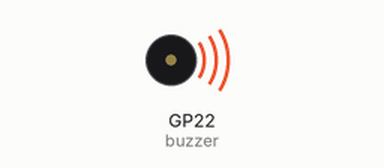
The program below on a simulated Raspberry Pi Pico running MicroPython. Shown: buzzer (waves = sounding).

Above: at 1.45 s.
At 6.8 s:
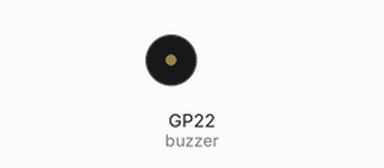
Timing chart, 0 to 8.5 s (numbered marks = the images above):
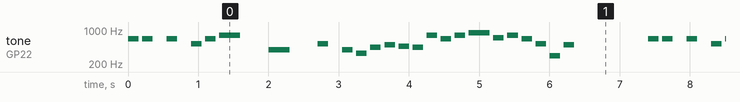

Measured:
- by itself, tone on GP22 (buzzer): plays 659 Hz for 0.15 s, 659 Hz for 0.15 s, 659 Hz for 0.15 s, 523 Hz for 0.15 s, 659 Hz for 0.15 s, 784 Hz for 0.30 s … (422 notes in this stretch)

The program:

Leccion_7.py
```python
from machine import Pin, PWM
import time

# Configuración del buzzer
buzzer = PWM(Pin(22))

# Diccionario de notas musicales
notas = {
    'Do': 261, 'Do*': 523, 'Re': 293, 'Re*': 587, 'Mi': 329, 'Mi*': 659,
    'Fa': 349, 'Fa*': 698, 'Sol': 392, 'Sol*': 784, 'La': 440, 'La*': 880,
    'Si': 493, 'Sib': 466, 'Sol#': 831, 'Re#': 622, 'Fa#': 740, 'La#': 932,
    'Silencio': 0
}

# Melodía: lista de tuplas (nota, duración en segundos)
melodia = [
    ('Mi*', 0.15), ('Mi*', 0.15), ('Silencio', 0.1), ('Mi*', 0.15),
    ('Silencio', 0.1), ('Do*', 0.15), ('Mi*', 0.15), ('Sol*', 0.3),
    ('Silencio', 0.3), ('Sol', 0.3), ('Silencio', 0.3),
    ('Do*', 0.15), ('Silencio', 0.1), ('Sol', 0.15), ('Mi', 0.15),
    ('La', 0.15), ('Si', 0.15), ('Sib', 0.15), ('La', 0.15),
    ('Sol*', 0.15), ('Mi*', 0.15), ('Sol*', 0.15), ('La*', 0.3),
    ('Fa*', 0.15), ('Sol*', 0.15), ('Mi*', 0.15), ('Do*', 0.15),
    ('Re', 0.15), ('Si', 0.15)
]

# Función que reproduce una nota
def reproducir_nota(nota, duracion):
    if nota in notas:
        frecuencia = notas[nota]
        if frecuencia == 0:
            buzzer.duty_u16(0)  # Silencio
        else:
            buzzer.freq(frecuencia)
            buzzer.duty_u16(10000)
        time.sleep(duracion)
        buzzer.duty_u16(0)
        time.sleep(0.05)
    else:
        print(f'Nota "{nota}" no definida.')

# Reproduce la melodía en bucle
while True:
    for nota, duracion in melodia:
        reproducir_nota(nota, duracion)
    time.sleep(1)
```
